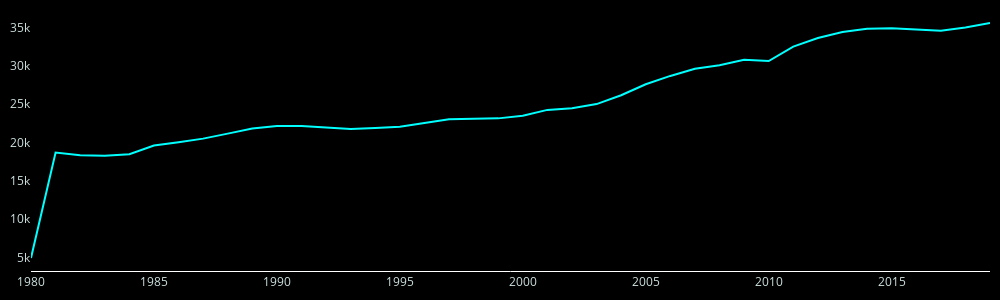

The notebook cell saved with this chart:
### Code cell
linealPlot(df_energy)

### Figure 1 — Plotly figure (JSON) as saved in the notebook; plotly's stock layout.template omitted (floating-point values rounded to 4 significant figures)
{"data": [{"line": {"color": "cyan"}, "mode": "lines", "name": "Emisiones Co2", "type": "scatter", "x": [1980, 1981, 1982, 1983, 1984, 1985, 1986, 1987, 1988, 1989, 1990, 1991, 1992, 1993, 1994, 1995, 1996, 1997, 1998, 1999, 2000, 2001, 2002, 2003, 2004, 2005, 2006, 2007, 2008, 2009, 2010, 2011, 2012, 2013, 2014, 2015, 2016, 2017, 2018, 2019], "y": [4947.0, 18700.0, 18330.0, 18280.0, 18480.0, 19600.0, 20030.0, 20510.0, 21160.0, 21840.0, 22160.0, 22140.0, 21970.0, 21770.0, 21890.0, 22060.0, 22550.0, 23040.0, 23110.0, 23150.0, 23490.0, 24260.0, 24460.0, 25020.0, 26170.0, 27600.0, 28690.0, 29630.0, 30080.0, 30800.0, 30620.0, 32520.0, 33630.0, 34420.0, 34840.0, 34890.0, 34750.0, 34570.0, 35000.0, 35580.0]}], "layout": {"font": {"color": "#cee3e1"}, "height": 300, "legend": {"bgcolor": "Black", "bordercolor": "LightSteelBlue", "borderwidth": 1, "font": {"color": "LightSteelBlue", "family": "Courier", "size": 12}, "title": {"font": {"family": "Times New Roman"}}, "x": 0.05, "y": 1}, "margin": {"b": 10, "l": 10, "r": 10, "t": 10}, "paper_bgcolor": "black", "plot_bgcolor": "black", "width": 1000, "xaxis": {"linecolor": "rgb(255,255,255)", "showgrid": false, "showline": true}, "yaxis": {"showgrid": false}}}
